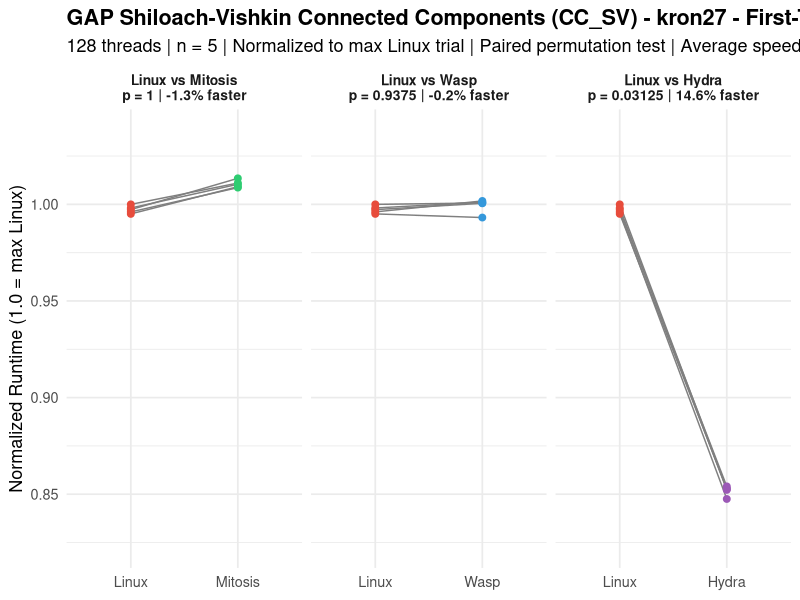
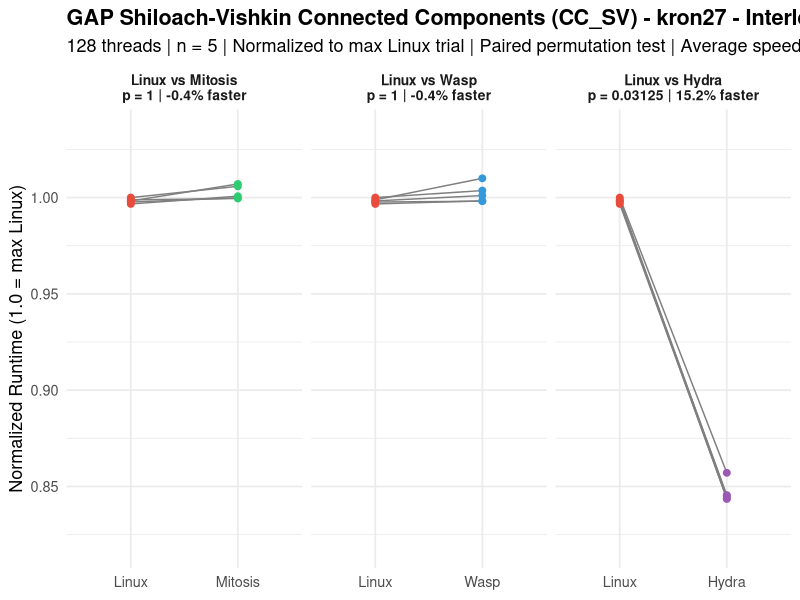
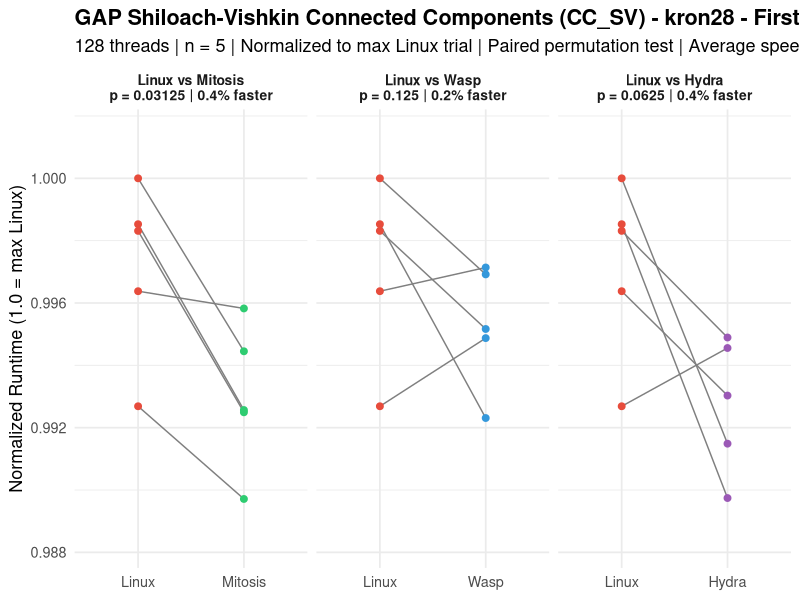
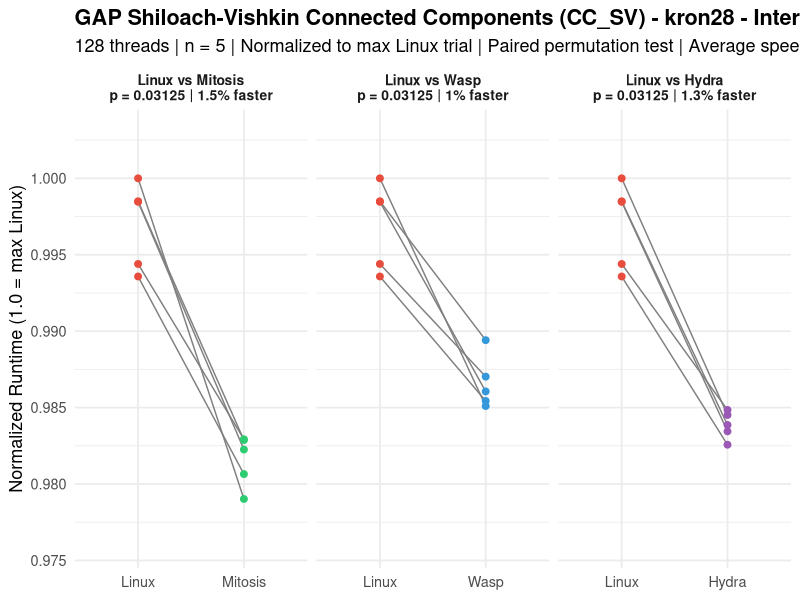
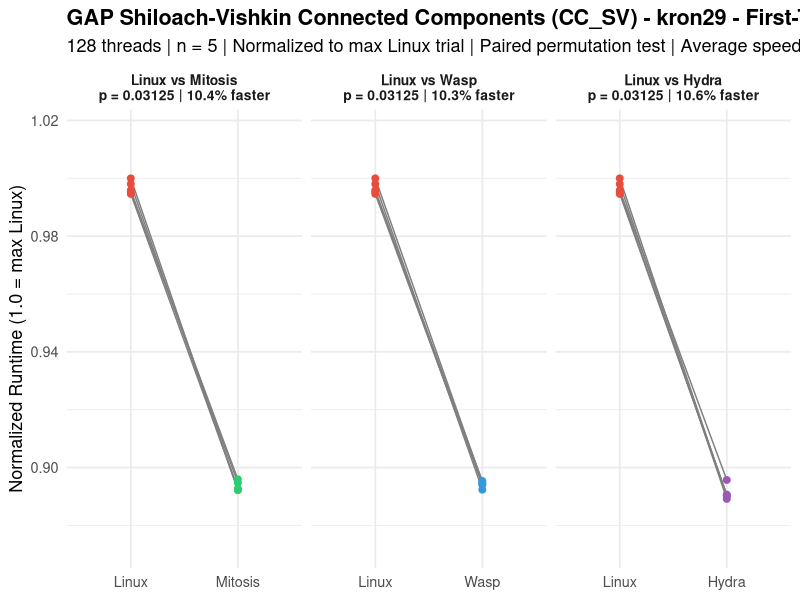
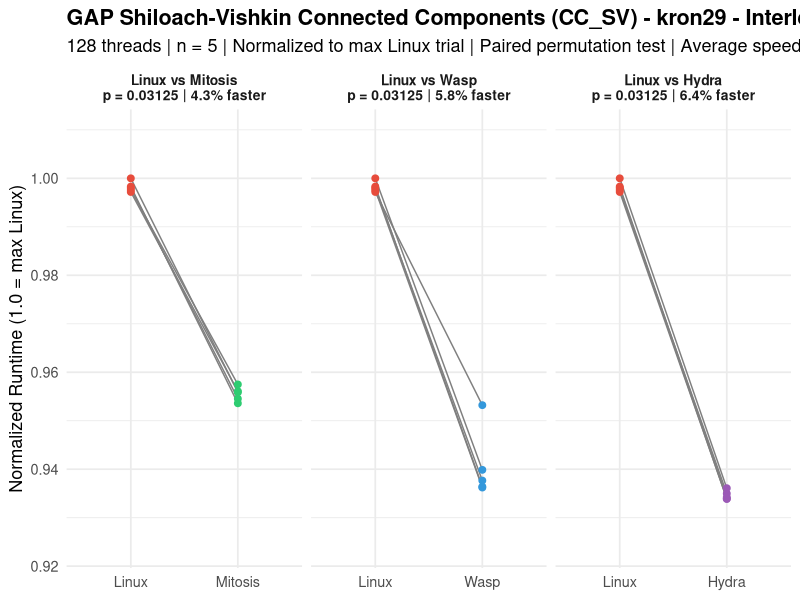
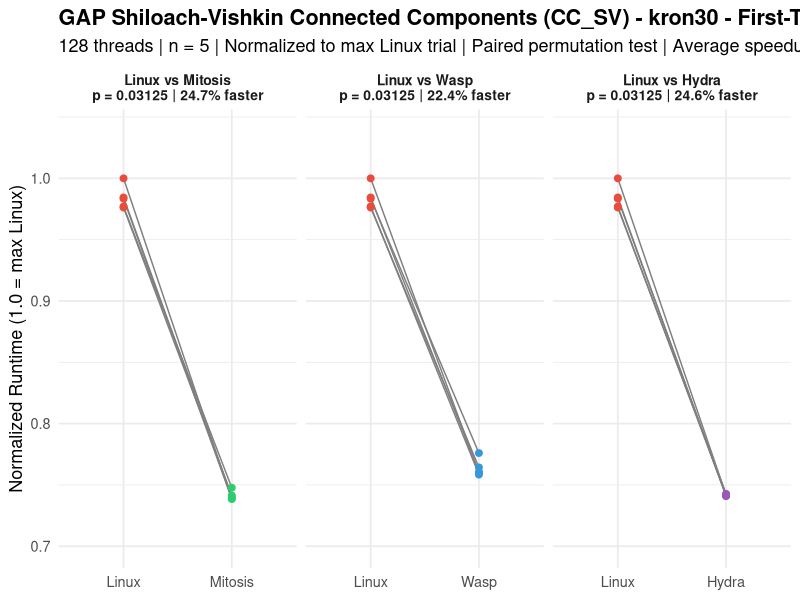
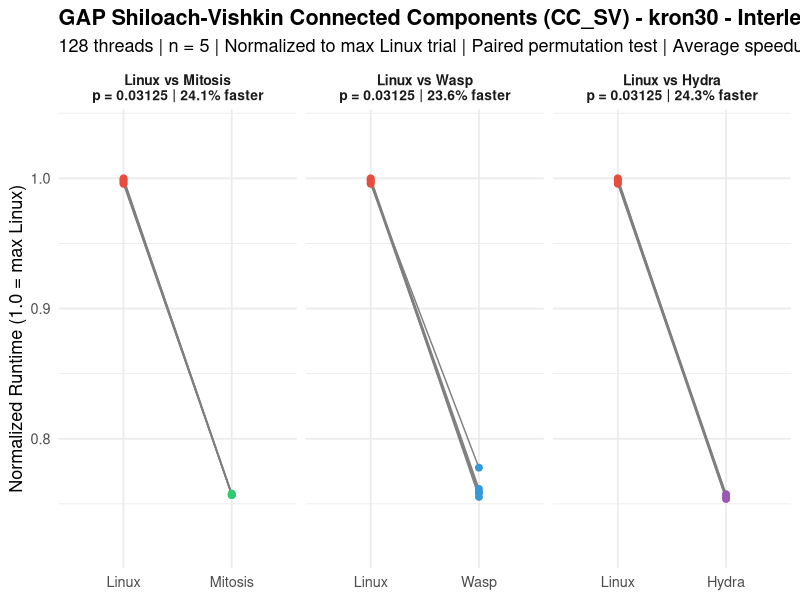

Write the R code that produced these figures, in order.
###############################################################################
###                              cc_sv.R                                    ###
###############################################################################

library(ggplot2)

# =============================================================================
# RAW DATA: Trial Times (seconds) – CC_SV (Shiloach-Vishkin) Benchmark
# 128 threads, n=5, repl_order_9 for Hydra
# Source: rawdata.txt
# =============================================================================

data <- list(
  # --- LINUX First-Touch ---
  linux_ft_kron27  = c(5.25484, 5.26032, 5.28091, 5.26657, 5.27103),
  linux_ft_kron28  = c(9.66535, 9.68412, 9.62954, 9.68620, 9.70048),
  linux_ft_kron29  = c(21.36107, 21.37305, 21.41995, 21.46194, 21.34614),
  linux_ft_kron30  = c(51.07288, 51.12533, 51.93556, 50.69916, 50.74301),
  linux_ft_uni27   = c(6.28895, 6.68920, 6.67710, 6.74859, 6.71957),
  linux_ft_uni28   = c(12.19214, 12.33447, 12.42295, 12.54301, 12.56131),
  linux_ft_uni29   = c(24.08220, 24.11816, 24.21038, 24.20223, 24.24678),
  linux_ft_uni30   = c(48.84104, 49.08338, 49.17349, 48.82028, 48.99220),
  linux_ft_twitter = c(3.50382, 3.48879, 3.51651, 3.51070, 3.51832),
  linux_ft_web     = c(0.70499, 0.70360, 0.70398, 0.70382, 0.70357),
  linux_ft_road    = c(0.06002, 0.06056, 0.06124, 0.05944, 0.06057),
  
  # --- LINUX Interleaved ---
  linux_il_kron27  = c(4.93441, 4.92587, 4.92297, 4.92864, 4.91815),
  linux_il_kron28  = c(9.23494, 9.28035, 9.24255, 9.28068, 9.29464),
  linux_il_kron29  = c(19.47225, 19.49401, 19.52732, 19.48812, 19.48009),
  linux_il_kron30  = c(51.73405, 51.86121, 51.89680, 51.77142, 51.95272),
  linux_il_uni27   = c(5.28040, 5.19274, 5.18627, 5.22500, 5.25201),
  linux_il_uni28   = c(10.05837, 10.00358, 10.08839, 10.06971, 10.10126),
  linux_il_uni29   = c(20.96328, 21.01192, 21.07239, 20.89253, 20.93381),
  linux_il_uni30   = c(45.38459, 45.73710, 45.50109, 45.69392, 45.76469),
  linux_il_twitter = c(3.59982, 3.57544, 3.58353, 3.54719, 3.55030),
  linux_il_web     = c(0.38643, 0.39050, 0.39284, 0.38911, 0.38891),
  linux_il_road    = c(0.05414, 0.05483, 0.05340, 0.05492, 0.05413),
  
  # --- MITOSIS Replicated ---
  mitosis_ft_kron27  = c(5.32927, 5.32670, 5.33916, 5.35210, 5.33593),
  mitosis_ft_kron28  = c(9.65998, 9.62766, 9.60069, 9.62837, 9.64665),
  mitosis_ft_kron29  = c(19.22859, 19.20115, 19.14699, 19.15355, 19.15803),
  mitosis_ft_kron30  = c(38.35697, 38.44493, 38.36576, 38.50652, 38.83380),
  mitosis_ft_uni27   = c(6.33470, 6.53826, 6.55095, 6.56969, 6.58279),
  mitosis_ft_uni28   = c(12.28736, 12.29017, 12.28888, 12.35406, 12.32418),
  mitosis_ft_uni29   = c(24.01963, 23.99558, 23.99474, 24.00844, 24.06025),
  mitosis_ft_uni30   = c(44.21888, 44.00983, 43.99888, 43.87973, 43.98086),
  mitosis_ft_twitter = c(3.51010, 3.54679, 3.53780, 3.53888, 3.50956),
  mitosis_ft_web     = c(0.70518, 0.70532, 0.70498, 0.70649, 0.70744),
  mitosis_ft_road    = c(0.06135, 0.06211, 0.06202, 0.06173, 0.06293),
  
  # --- MITOSIS Replicated+Interleaved ---
  mitosis_il_kron27  = c(4.96331, 4.96929, 4.93380, 4.93207, 4.93797),
  mitosis_il_kron28  = c(9.11478, 9.12970, 9.13596, 9.13547, 9.09965),
  mitosis_il_kron29  = c(18.66971, 18.62110, 18.66530, 18.63940, 18.69707),
  mitosis_il_kron30  = c(39.32392, 39.33262, 39.37635, 39.32107, 39.31315),
  mitosis_il_uni27   = c(5.13578, 5.11402, 5.12234, 5.13151, 5.18294),
  mitosis_il_uni28   = c(9.83580, 9.84009, 9.84658, 9.86791, 9.84942),
  mitosis_il_uni29   = c(19.85316, 20.02597, 20.11907, 20.10913, 20.12806),
  mitosis_il_uni30   = c(39.36505, 39.32781, 39.32152, 39.32529, 39.37414),
  mitosis_il_twitter = c(3.60069, 3.59348, 3.56167, 3.56556, 3.57514),
  mitosis_il_web     = c(0.38792, 0.38802, 0.38783, 0.39038, 0.38837),
  mitosis_il_road    = c(0.05322, 0.05442, 0.05393, 0.05354, 0.05635),
  
  # --- WASP First-Touch ---
  wasp_ft_kron27  = c(5.24487, 5.29025, 5.28476, 5.28375, 5.28700),
  wasp_ft_kron28  = c(9.67273, 9.65359, 9.65075, 9.62588, 9.67058),
  wasp_ft_kron29  = c(19.19147, 19.21619, 19.15130, 19.20645, 19.18890),
  wasp_ft_kron30  = c(40.30071, 39.49725, 39.46534, 39.69362, 39.38787),
  wasp_ft_uni27   = c(6.20150, 6.27181, 6.31631, 6.38845, 6.46691),
  wasp_ft_uni28   = c(12.37133, 12.64887, 12.49645, 12.51744, 12.54634),
  wasp_ft_uni29   = c(24.20154, 24.30787, 24.45964, 24.47068, 24.36437),
  wasp_ft_uni30   = c(44.43909, 43.14892, 43.39943, 43.16789, 43.23215),
  wasp_ft_twitter = c(3.49794, 3.51806, 3.49035, 3.50746, 3.49254),
  wasp_ft_web     = c(0.70263, 0.70113, 0.70170, 0.70125, 0.70825),
  wasp_ft_road    = c(0.05976, 0.06149, 0.06060, 0.06031, 0.06200),
  
  # --- WASP Interleaved ---
  wasp_il_kron27  = c(4.95242, 4.93969, 4.92518, 4.98378, 4.92604),
  wasp_il_kron28  = c(9.15927, 9.16503, 9.17403, 9.19621, 9.15616),
  wasp_il_kron29  = c(18.61356, 18.28532, 18.35296, 18.30987, 18.28173),
  wasp_il_kron30  = c(40.40808, 39.41689, 39.24146, 39.41304, 39.56242),
  wasp_il_uni27   = c(5.38389, 5.26754, 5.44832, 5.46658, 5.48619),
  wasp_il_uni28   = c(10.03319, 9.87219, 9.89053, 9.92695, 9.93253),
  wasp_il_uni29   = c(20.35081, 19.70221, 19.86567, 19.72701, 19.65318),
  wasp_il_uni30   = c(39.49509, 38.52351, 39.00984, 38.55478, 38.86414),
  wasp_il_twitter = c(3.58606, 3.57410, 3.55183, 3.56409, 3.56470),
  wasp_il_web     = c(0.39082, 0.38840, 0.38954, 0.38795, 0.40130),
  wasp_il_road    = c(0.05333, 0.05519, 0.05402, 0.05419, 0.05507),
  
  # --- HYDRA Replicated (repl_order_9) ---
  hydra_ft_kron27  = c(4.50426, 4.47571, 4.50305, 4.51011, 4.50043),
  hydra_ft_kron28  = c(9.63287, 9.65094, 9.64767, 9.60098, 9.61790),
  hydra_ft_kron29  = c(19.11479, 19.22337, 19.08240, 19.09946, 19.11066),
  hydra_ft_kron30  = c(38.50780, 38.47436, 38.52977, 38.57468, 38.50830),
  hydra_ft_uni27   = c(6.31090, 6.25959, 6.40793, 6.48870, 6.57451),
  hydra_ft_uni28   = c(12.42254, 12.38289, 12.43202, 12.50828, 12.54017),
  hydra_ft_uni29   = c(24.17071, 24.14613, 24.09560, 24.15431, 24.19881),
  hydra_ft_uni30   = c(43.67589, 44.14764, 43.60100, 44.07743, 44.06376),
  hydra_ft_twitter = c(3.43534, 3.45646, 3.44897, 3.45290, 3.47831),
  hydra_ft_web     = c(0.70135, 0.70419, 0.70359, 0.70181, 0.70403),
  hydra_ft_road    = c(0.06194, 0.06338, 0.06473, 0.06224, 0.06316),
  
  # --- HYDRA Replicated+Interleaved (repl_order_9) ---
  hydra_il_kron27  = c(4.22922, 4.16219, 4.17206, 4.16953, 4.16445),
  hydra_il_kron28  = c(9.13263, 9.14077, 9.15380, 9.14465, 9.15070),
  hydra_il_kron29  = c(18.23685, 18.24263, 18.27915, 18.23570, 18.25752),
  hydra_il_kron30  = c(39.15965, 39.30615, 39.35078, 39.24755, 39.17100),
  hydra_il_uni27   = c(5.45858, 5.37068, 5.26221, 5.20225, 5.23410),
  hydra_il_uni28   = c(10.05013, 10.03508, 10.02906, 10.09155, 10.21619),
  hydra_il_uni29   = c(19.38677, 19.36953, 19.34873, 19.35816, 19.35200),
  hydra_il_uni30   = c(38.82365, 38.38094, 38.48954, 38.42631, 38.41695),
  hydra_il_twitter = c(3.54399, 3.49015, 3.51798, 3.49149, 3.51643),
  hydra_il_web     = c(0.38741, 0.38673, 0.38698, 0.38745, 0.38694),
  hydra_il_road    = c(0.05334, 0.05560, 0.05378, 0.05494, 0.05435)
)

# =============================================================================
# PAIRED PERMUTATION TEST (exact, one-sided: Linux slower → diff > 0)
# =============================================================================

perm_test <- function(baseline, treatment) {
  d <- baseline - treatment
  obs <- mean(d)
  n <- length(d)
  perm_stats <- numeric(2^n)
  for (i in 0:(2^n - 1)) {
    signs <- 2 * as.integer(intToBits(i)[1:n]) - 1
    perm_stats[i + 1] <- mean(signs * abs(d))
  }
  p <- mean(perm_stats >= obs)
  return(list(obs = obs, p = p))
}

# =============================================================================
# RUN ALL TESTS
# =============================================================================

graphs <- c("kron27", "kron28", "kron29", "kron30",
            "uni27", "uni28", "uni29", "uni30",
            "twitter", "web", "road")
policies <- c("ft", "il")
policy_labels <- c(ft = "First-Touch", il = "Interleaved")
systems <- c("mitosis", "wasp", "hydra")

results <- data.frame()

pdf("cc_sv.pdf", width = 10, height = 5)

for (graph in graphs) {
  for (pol in policies) {
    linux_key <- paste0("linux_", pol, "_", graph)
    for (sys in systems) {
      sys_key <- paste0(sys, "_", pol, "_", graph)
      res <- perm_test(data[[linux_key]], data[[sys_key]])
      results <- rbind(results, data.frame(
        Graph = graph,
        Policy = policy_labels[pol],
        Comparison = paste("Linux vs", tools::toTitleCase(sys)),
        MeanDiff = round(res$obs, 5),
        p_value = res$p,
        stringsAsFactors = FALSE
      ))
    }
  }
}

# Print results table
cat("\n====== PAIRED PERMUTATION TEST RESULTS (exact, one-sided) ======\n")
cat("CC_SV (Shiloach-Vishkin) Connected Components\n")
cat("128 threads | 5 trials | repl_order_9 for Hydra\n\n")
print(results, row.names = FALSE)

# Count significant results
cat("\n\nSignificant (p < 0.05):", sum(results$p_value < 0.05), "of", nrow(results), "\n")
cat("Non-significant (p >= 0.05):", sum(results$p_value >= 0.05), "of", nrow(results), "\n")

# =============================================================================
# PLOTS: One per graph per policy, with 3 facets (Mitosis, WASP, Hydra)
# =============================================================================

for (graph in graphs) {
  for (pol in policies) {
    linux_key <- paste0("linux_", pol, "_", graph)
    max_linux <- max(data[[linux_key]])
    df_list <- list()
    
    for (sys in systems) {
      sys_key <- paste0(sys, "_", pol, "_", graph)
      res <- perm_test(data[[linux_key]], data[[sys_key]])
      sys_label <- tools::toTitleCase(sys)
      pct <- round(res$obs / mean(data[[linux_key]]) * 100, 1)
      label <- paste0("Linux vs ", sys_label,
                      "\np = ", res$p,
                      " | ", pct, "% faster")
      df_list[[sys]] <- data.frame(
        Trial = rep(1:5, 2),
        Zeit = c(data[[linux_key]] / max_linux, data[[sys_key]] / max_linux),
        Bedingung = factor(rep(c("Linux", sys_label), each = 5),
                           levels = c("Linux", sys_label)),
        Vergleich = label
      )
    }
    
    df <- do.call(rbind, df_list)
    df$Vergleich <- factor(df$Vergleich, levels = unique(df$Vergleich))
    
    # Compute y-axis limits with padding for better spread
    y_min <- min(df$Zeit)
    y_max <- max(df$Zeit)
    y_pad <- (y_max - y_min) * 0.15
    
    p <- ggplot(df, aes(x = Bedingung, y = Zeit)) +
      geom_line(aes(group = Trial), color = "gray50", linewidth = 0.5) +
      geom_point(aes(color = Bedingung), size = 2) +
      scale_color_manual(values = c("Linux" = "#E74C3C",
                                    "Mitosis" = "#2ECC71",
                                    "Wasp" = "#3498DB",
                                    "Hydra" = "#9B59B6")) +
      coord_cartesian(ylim = c(y_min - y_pad, y_max + y_pad)) +
      facet_wrap(~ Vergleich, scales = "free_x") +
      labs(
        title = paste0("GAP Shiloach-Vishkin Connected Components (CC_SV) - ",
                       graph, " - ", policy_labels[pol]),
        subtitle = "128 threads | n = 5 | Normalized to max Linux trial | Paired permutation test | Average speedup",
        x = NULL,
        y = "Normalized Runtime (1.0 = max Linux)"
      ) +
      theme_minimal(base_size = 13) +
      theme(legend.position = "none",
            plot.title = element_text(face = "bold"),
            strip.text = element_text(face = "bold", size = 10))
    
    print(p)
  }
}

dev.off()
cat("Saved all plots to cc_sv.pdf\n")
